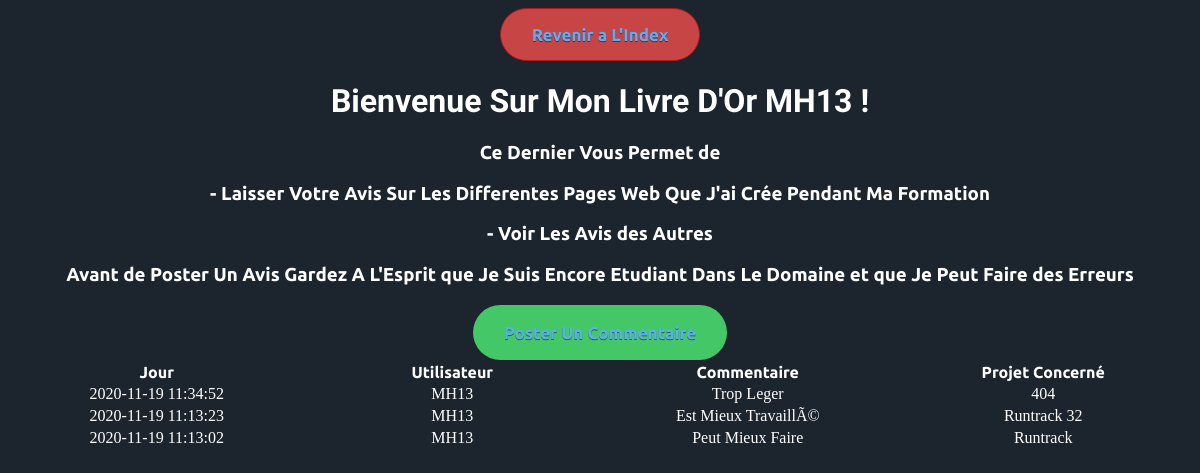
Page /livre-or.php (signed in) on the committed database.
### tables this page shows
CREATE TABLE IF NOT EXISTS `commentaires` (
  `id` int(11) NOT NULL AUTO_INCREMENT,
  `id_utilisateur` varchar(20) NOT NULL,
  `date` datetime NOT NULL,
  `commentaire` text NOT NULL,
  `projet` varchar(40) NOT NULL,
  PRIMARY KEY (`id`)
);

### livre-or.php (the view, shortened to what this page needs)
<?php
$db = mysqli_connect ("localhost", "root", "", "livreor");
$requete = "SELECT `date`, `id_utilisateur`, `commentaire`, `projet` FROM `commentaires` ORDER BY `id`";
$query = mysqli_query ($db, $requete);
$resultats = mysqli_fetch_all ($query);
$MAX = count($resultats);
$MAX = $MAX - 1
?>
<!DOCTYPE html>
<html>
	<head>
	<link rel="stylesheet" href="style.css" />
	</head>
	<body>
		<div class="sucess">
        <a href='index.php' class='DC-Button'>Revenir a L'Index</a>
		<h1>Bienvenue Sur Mon Livre D'Or <?php echo $_SESSION['username']; ?> !</h1>
            <h3>Ce Dernier Vous Permet de</h3>
            <h3>- Laisser Votre Avis Sur Les Differentes Pages Web Que J'ai Crée Pendant Ma Formation</h3>
            <h3>- Voir Les Avis des Autres</h3>
            <h3>Avant de Poster Un Avis Gardez A L'Esprit que Je Suis Encore Etudiant Dans Le Domaine et que Je Peut Faire des Erreurs</h3>
            <?php
            if($_SESSION['username'] == "Anonymous")
            {
            echo '<p>Vous devez Etre Connecté pour Ecrire Un Commentaire</p>';
            echo "<a href='login.php' class='DC-Button'>Se Connecter</a>";
            }
            else
            {
            echo "<a href='commentaire.php' class='C-Button'>Poster Un Commentaire</a>";
            }
            ?>
<table>
    <thead>
    <td>Jour</td>
    <td>Utilisateur</td>
    <td>Commentaire</td>
    <td>Projet Concerné</td>
    </thead>
    <tbody>
    <?php
    $VNumber = $MAX;
    for ($number; $VNumber >= 0; $VNumber - 1)
    {
        echo "<tr>";
        $number = 0;
        for ($number; isset($resultats[$VNumber][$number]); $number++)
        {
            echo "<td>";
            echo $resultats[$VNumber][$number];
            echo "</td>";
        }
        echo "</tr>";
        $VNumber = $VNumber - 1;
    }
    ?>
    </tbody>
</table>
    </body>
</html>

### style.css (style rules this page uses)
h1 { font-family: 'Goldman', cursive; }
h3 { font-family: 'Ubuntu', sans-serif; }
a { font-family: 'Ubuntu', sans-serif; }
thead { font-family: 'Ubuntu', sans-serif; font-weight: bold; }
.DC-Button { background-color:#c74545; border-radius:28px; border:1px solid #ab1919; display:inline-block; cursor:pointer; color:#ffffff; font-size:17px; font-weight:bold; padding:16px 31px; text-decoration:none; text-shadow:0px 1px 0px #662828; font-family: 'Ubuntu', sans-serif; }
.C-Button { background-color:#44c767; border-radius:28px; display:inline-block; cursor:pointer; color:#ffffff; font-family: 'Ubuntu', sans-serif; font-size:17px; font-weight:bold; padding:18px 31px; text-decoration:none; text-shadow:0px 1px 0px #2f6627; }
body { background: #1c242d; }
.sucess { text-align: center; color: white; }
.sucess a { text-decoration: none; color: #58aef7; }
table { table-layout: fixed; width: 100%; }

### rows in the picture
commentaires: date "2020-11-19 11:34:52", id_utilisateur "MH13", commentaire "Trop Leger", projet "404"
commentaires: date "2020-11-19 11:13:23", id_utilisateur "MH13", commentaire "Est Mieux TravaillÃ©", projet "Runtrack 32"
commentaires: date "2020-11-19 11:13:02", id_utilisateur "MH13", commentaire "Peut Mieux Faire", projet "Runtrack"

### other values in the picture
$_SESSION['username'] "MH13"
